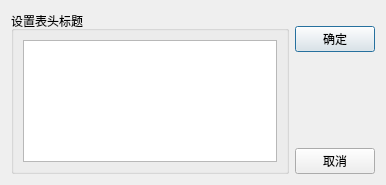
<?xml version="1.0" encoding="UTF-8"?>
<ui version="4.0">
 <class>QWDialogHeaders</class>
 <widget class="QDialog" name="QWDialogHeaders">
  <property name="geometry">
   <rect>
    <x>0</x>
    <y>0</y>
    <width>386</width>
    <height>185</height>
   </rect>
  </property>
  <property name="windowTitle">
   <string>设置表头标题</string>
  </property>
  <layout class="QGridLayout" name="gridLayout_2">
   <item row="0" column="0" rowspan="2">
    <widget class="QGroupBox" name="groupBox">
     <property name="title">
      <string>设置表头标题</string>
     </property>
     <layout class="QGridLayout" name="gridLayout">
      <item row="0" column="0">
       <widget class="QListView" name="listView"/>
      </item>
     </layout>
    </widget>
   </item>
   <item row="0" column="1">
    <spacer name="verticalSpacer_2">
     <property name="orientation">
      <enum>Qt::Vertical</enum>
     </property>
     <property name="sizeType">
      <enum>QSizePolicy::Minimum</enum>
     </property>
     <property name="sizeHint" stdset="0">
      <size>
       <width>20</width>
       <height>9</height>
      </size>
     </property>
    </spacer>
   </item>
   <item row="1" column="1">
    <layout class="QVBoxLayout" name="verticalLayout">
     <item>
      <widget class="QPushButton" name="btnOk">
       <property name="text">
        <string>确定</string>
       </property>
      </widget>
     </item>
     <item>
      <spacer name="verticalSpacer">
       <property name="orientation">
        <enum>Qt::Vertical</enum>
       </property>
       <property name="sizeHint" stdset="0">
        <size>
         <width>20</width>
         <height>84</height>
        </size>
       </property>
      </spacer>
     </item>
     <item>
      <widget class="QPushButton" name="btnCancle">
       <property name="text">
        <string>取消</string>
       </property>
      </widget>
     </item>
    </layout>
   </item>
  </layout>
 </widget>
 <resources/>
 <connections>
  <connection>
   <sender>btnOk</sender>
   <signal>clicked()</signal>
   <receiver>QWDialogHeaders</receiver>
   <slot>accept()</slot>
   <hints>
    <hint type="sourcelabel">
     <x>335</x>
     <y>37</y>
    </hint>
    <hint type="destinationlabel">
     <x>192</x>
     <y>92</y>
    </hint>
   </hints>
  </connection>
  <connection>
   <sender>btnCancle</sender>
   <signal>clicked()</signal>
   <receiver>QWDialogHeaders</receiver>
   <slot>reject()</slot>
   <hints>
    <hint type="sourcelabel">
     <x>335</x>
     <y>164</y>
    </hint>
    <hint type="destinationlabel">
     <x>192</x>
     <y>92</y>
    </hint>
   </hints>
  </connection>
 </connections>
</ui>
